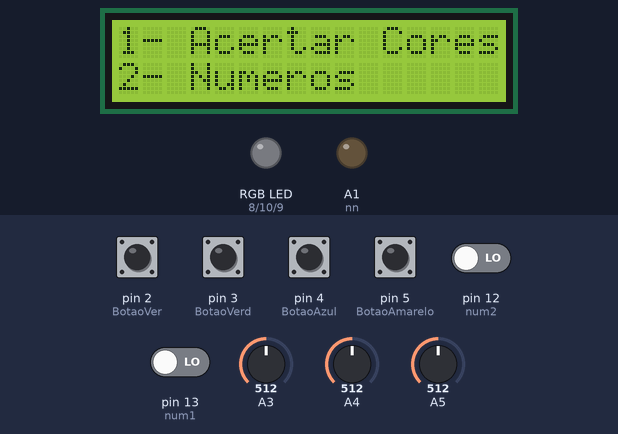
A sketch run on a simulated Arduino Uno, built with avr-gcc and run on an emulated ATmega328P. On the bench: 16×2 character LCD, an RGB LED mixed from three pins (HIGH = lit), output pins drawn as LEDs (lit = HIGH). Dashed ring = blinking. The inputs (shaded band) are chosen by the test bench; at power-on: pin 2 (BotaoVer), pin 3 (BotaoVerd), pin 4 (BotaoAzul), pin 5 (BotaoAmarelo), pin 12 (num2), pin 13 (num1) LOW, A3 = 512, A4 = 512, A5 = 512. Random numbers use the default seed unless the sketch sets one; pins used as bus, display or sensor lines are not drawn; what the sketch prints to the serial monitor is not drawn.

Above: at 1.2 s.
1.3 s: pin 12 (num2) driven HIGH
At 2.5 s:
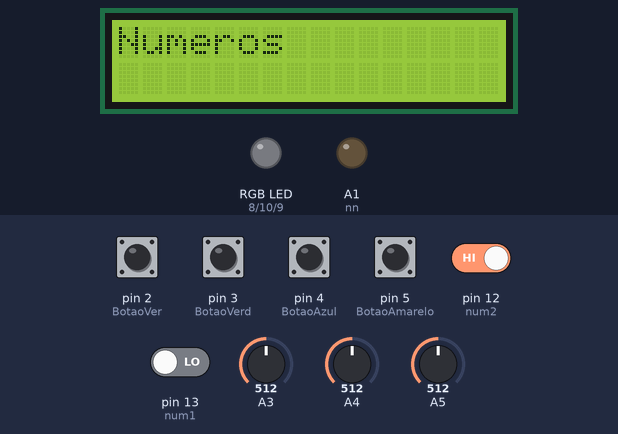
At 3.0 s:
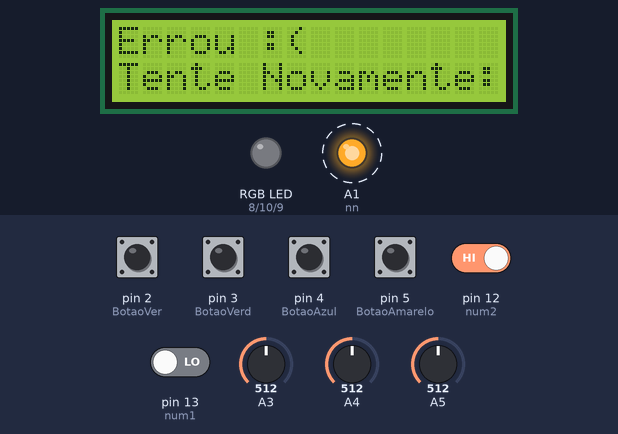
4.3 s: pin 13 (num1) driven HIGH
At 49.6 s:
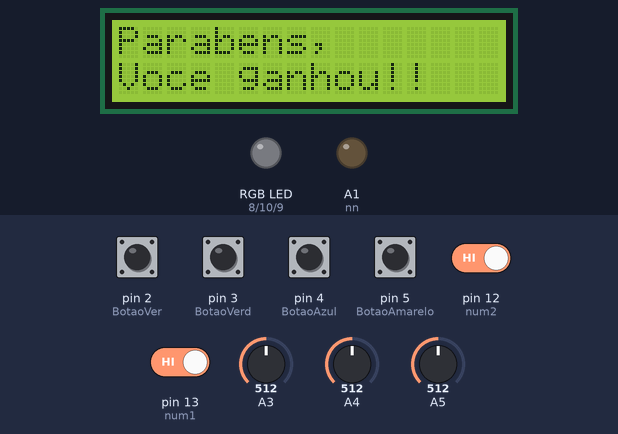
Timing chart, 0 to 54.6 s (numbered marks = the images above; inputs shaded):
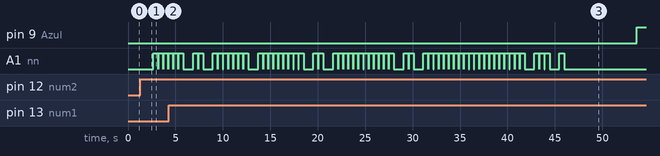

The sketch:

Cerebral-Palsy.ino
```cpp
//define the Arduino ports
#include <LiquidCrystal_I2C.h>
#define Vermelho 8
#define Verde 10
#define Azul 9
#define BotaoVerd 3
#define BotaoVer 2
#define BotaoAzul 4
#define BotaoAmarelo 5
#define num1 13
#define num2 12
#define num3 6
#define num4 11
#define num5 7
#define ss A0
#define nn A1
LiquidCrystal_I2C lcd(0x27, 16, 2);
int modo = 0;
int uran = 0;
int a = 1;
int uni = 0;
int dez = 0;
int cent = 0;
int b = 0;
int n = 0;
int n2 = 0;
int n3 = 0;
int resultc = cent * 100 + dez * 10 + uni;
int resultd = dez * 10 + uni;
int fase = 1;
// define the Pins with INPUT or OUTPUT
void setup() {
  pinMode(Vermelho, OUTPUT);
  pinMode(Verde, OUTPUT);
  pinMode(Azul, OUTPUT);
  pinMode(BotaoVer, INPUT);
  pinMode(BotaoVerd, INPUT);
  pinMode(BotaoAzul, INPUT);
  pinMode(BotaoAmarelo, INPUT);
  pinMode(num1, INPUT);
  pinMode(num2, INPUT);
  pinMode(num3, INPUT);
  pinMode(num4, INPUT);
  pinMode(num5, INPUT);
  pinMode(ss, OUTPUT);
  pinMode(nn, OUTPUT);
  Serial.begin(9600);
  lcd.setCursor(0, 0);
  lcd.setBacklight(1);
  lcd.init();
  digitalWrite(ss, LOW);
  digitalWrite(nn, LOW);
}
void loop(){
  //use the variable "modo" to choose which mode will be used ("modo" = 0 is the starting screen)
  if (modo == 0){
  	lcd.print("BrainBox");
  	delay(500);
    lcd.setCursor(0, 0);
  	lcd.clear();
    lcd.print("Escolha um modo:");
    delay(500);
    lcd.clear();
    lcd.print("1- Acertar Cores");
    lcd.setCursor(0, 1);
    lcd.print("2- Numeros");
    delay(1000);
    lcd.setCursor(0 ,0);
    a = 1;
	// use the while and a flag to wait until the user press the button and switch the mode
    while(a == 1) {
    	if(digitalRead(num1) == 1) {
          	lcd.clear();
   			lcd.print("Acertar Cores!!");
    		delay(500);
    		lcd.clear();
        	Serial.print("ac");
          	modo = 1;
          	a = 0;
  		}
  		else if (digitalRead(num2) == 1){
          	lcd.clear();
			lcd.print("Numeros");
    		delay(500);
    		lcd.clear();
          	Serial.print("n");
          	modo = 2;
          	a = 0;
    	}
    }
	}
	// a color game with an RGB LED and four buttons
	if (modo == 1) {
  			lcd.clear();
  			srand(analogRead(A3));
  			int ran = random(1, 5);
  		if (uran == ran){
  			ran = 5;
  		}
  		else if(ran != uran) {
  			uran = ran;
  		}
  		Serial.println(ran);
  			if (ran == 1){
  				digitalWrite(Vermelho, HIGH);
    			while(digitalRead(BotaoVerd) == 0 && digitalRead(BotaoVer) == 0 &&
    		  		digitalRead(BotaoAzul) == 0 && digitalRead(BotaoAmarelo) == 0){
    	 	  		delay(1);
    				}
    		if(digitalRead(BotaoVer) == 1) {
              	digitalWrite(ss, HIGH);
				lcd.print("Acertou! :)");
              	delay(500);
                digitalWrite(ss, LOW);
    		}
    		else {
              	digitalWrite(nn, HIGH);
   		 	    lcd.print("Errou :C");
              	delay(500);
              	digitalWrite(nn, LOW);
    		}
  		}
  		if (ran == 2){
  			digitalWrite(Verde, HIGH);
    		while(digitalRead(BotaoVerd) ==  0 && digitalRead(BotaoVer) == 0 && digitalRead(BotaoAzul) == 0 && digitalRead(BotaoAmarelo) == 0){
    		  delay(1);
    		}
    		if(digitalRead(BotaoVerd) == 1) {
              	digitalWrite(ss, LOW);
  				lcd.print("Acertou! :)");
              	delay(500);
              	digitalWrite(ss, HIGH);
    		}
    		else{
              	digitalWrite(nn, LOW);
  				lcd.print("Errou :C");
              	delay(500);
              	digitalWrite(nn, HIGH);
    		}
  		}
  		if (ran == 3){
			digitalWrite(Azul, HIGH);
		    while(digitalRead(BotaoVerd) == 0 && digitalRead(BotaoVer) == 0 && digitalRead(BotaoAzul) == 0 && digitalRead(BotaoAmarelo) == 0){
		      	delay(1);
		    }
		    if(digitalRead(BotaoAzul) == 1) {
		    	digitalWrite(ss, LOW);
  				lcd.print("Acertou! :)");
              	delay(500);
              	digitalWrite(ss, HIGH);
		    }
		    else{
		      	digitalWrite(nn, LOW);
  				lcd.print("Errou :C");
              	delay(500);
              	digitalWrite(nn, HIGH);
		    	}
		  }
		  if (ran == 4){
		  	digitalWrite(Verde, HIGH);
		   	digitalWrite(Vermelho, HIGH);
		   	while(digitalRead(BotaoVerd) == 0 && digitalRead(BotaoVer) == 0 && digitalRead(BotaoAzul) == 0 && digitalRead(BotaoAmarelo) == 0){
		   	  	delay(1);
		    }
		    if(digitalRead(BotaoAmarelo) == 1) {
		    	digitalWrite(ss, HIGH);
  				lcd.print("Acertou! :)");
              	delay(500);
              	digitalWrite(ss, LOW);
		   	}
		    else{
		   		digitalWrite(nn, HIGH);
  				lcd.print("Errou :C");
              	delay(500);
              	digitalWrite(nn, LOW);
		    }

  		}
  		digitalWrite(Azul, LOW);
  		digitalWrite(Verde, LOW);
  		digitalWrite(Vermelho, LOW);
  		delay(2000);
      	lcd.clear();
    }
  //a game with numbers and buttons
  if(modo == 2) {
  	lcd.clear();
    srand(analogRead(A3));
    uni = random(1, 6);
    srand(analogRead(A4));
    dez = random(1, 6);
    srand(analogRead(A5));
    cent = random(1, 6);
    b = 0;
    n = 0;
    resultc = cent * 100 + dez * 10 + uni;
    resultd = dez * 10 + uni;
    fase = 1;
    if (fase == 1) {
    	lcd.print(uni);
      	b = 0;
        n = 0;
    	while (b == 0) {
    		if(digitalRead(num1) == 1) {
        		n = 1;
        	 	b = 1;
        	}
        	else if (digitalRead(num2) == 1) {
        		n = 2;
        	  	b = 1;
        	}
      		else if (digitalRead(num3) == 1) {
      			n = 3;
        	  	b = 1;
        	}
     		else if (digitalRead(num4) == 1) {
        		n = 4;
        	  	b = 1;
        	}
      		else if (digitalRead(num5) == 1) {
        		n = 5;
        	  	b = 1;
        	}
    	}
    	if(n == uni){
    	  	lcd.clear();
    		lcd.print("Acertou! :)");
    	  	digitalWrite(ss, HIGH);
    	  	delay(500);
    	  	digitalWrite(ss, LOW);
    	  	lcd.clear();
          	fase = 2;
    	}
    	else {
    	  	lcd.clear();
    	  	digitalWrite(nn, HIGH);
    		lcd.print("Errou :(");
    	    lcd.setCursor(0, 1);
    	    lcd.print("Tente Novamente:");
    	    lcd.setCursor(0, 0);
    	  	delay(500);
    	  	digitalWrite(nn, LOW);
    	  	lcd.clear();
            fase = 1;
    	}
    }
    if(fase == 2) {
    	lcd.print(resultd);
      	b = 0;
        n = 0;
    	while (b == 0) {
    		if(digitalRead(num1) == 1) {
        		n = 1;
        	 	b = 1;
        	}
        	else if (digitalRead(num2) == 1) {
        		n = 2;
        	  	b = 1;
        	}
      		else if (digitalRead(num3) == 1) {
      			n = 3;
        	  	b = 1;
        	}
     		else if (digitalRead(num4) == 1) {
        		n = 4;
        	  	b = 1;
        	}
      		else if (digitalRead(num5) == 1) {
        		n = 5;
        	  	b = 1;
        	}
    	}
      	delay(500);
      	b = 0;
        n2 = 0;
    	while (b == 0) {
    		if(digitalRead(num1) == 1) {
        		n2 = 1;
        	 	b = 1;
        	}
        	else if (digitalRead(num2) == 1) {
        		n2 = 2;
        	  	b = 1;
        	}
      		else if (digitalRead(num3) == 1) {
      			n2 = 3;
        	  	b = 1;
        	}
     		else if (digitalRead(num4) == 1) {
        		n2 = 4;
        	  	b = 1;
        	}
      		else if (digitalRead(num5) == 1) {
        		n2 = 5;
        	  	b = 1;
        	}
    	}
      	if(n * 10 + n2 == resultd) {
          	Serial.println(n * 10 + n2);
    	  	lcd.clear();
    		lcd.print("Acertou! :)");
    	  	digitalWrite(ss, HIGH);
    	  	delay(500);
    	  	digitalWrite(ss, LOW);
    	  	lcd.clear();
          	fase = 3;
    	}
    	else {
    	  	lcd.clear();
    	  	digitalWrite(nn, HIGH);
    		lcd.print("Errou :(");
    	    lcd.setCursor(0, 1);
    	    lcd.print("Tente Novamente:");
    	    lcd.setCursor(0, 0);
    	  	delay(500);
    	  	digitalWrite(nn, LOW);
    	  	lcd.clear();
            fase = 1;
    }
      if(fase == 3) {
    	lcd.print(resultc);
      	b = 0;
        n = 0;
        n2 = 0;
    	while (b == 0) {
    		if(digitalRead(num1) == 1) {
        		n = 1;
        	 	b = 1;
        	}
        	else if (digitalRead(num2) == 1) {
        		n = 2;
        	  	b = 1;
        	}
      		else if (digitalRead(num3) == 1) {
      			n = 3;
        	  	b = 1;
        	}
     		else if (digitalRead(num4) == 1) {
        		n = 4;
        	  	b = 1;
        	}
      		else if (digitalRead(num5) == 1) {
        		n = 5;
        	  	b = 1;
        	}
    	}
      	delay(500);
      	b = 0;
        n2 = 0;
    	while (b == 0) {
    		if(digitalRead(num1) == 1) {
        		n2 = 1;
        	 	b = 1;
        	}
        	else if (digitalRead(num2) == 1) {
        		n2 = 2;
        	  	b = 1;
        	}
      		else if (digitalRead(num3) == 1) {
      			n2 = 3;
        	  	b = 1;
        	}
     		else if (digitalRead(num4) == 1) {
        		n2 = 4;
        	  	b = 1;
        	}
      		else if (digitalRead(num5) == 1) {
        		n2 = 5;
        	  	b = 1;
        	}
    	}
			delay(500);
      	b = 0;
		n3 = 0;
		while (b == 0) {
    		if(digitalRead(num1) == 1) {
        		n3 = 1;
        	 	b = 1;
        	}
        	else if (digitalRead(num2) == 1) {
        		n3 = 2;
        	  	b = 1;
        	}
      		else if (digitalRead(num3) == 1) {
      			n3 = 3;
        	  	b = 1;
        	}
     		else if (digitalRead(num4) == 1) {
        		n3 = 4;
        	  	b = 1;
        	}
      		else if (digitalRead(num5) == 1) {
        		n3 = 5;
        	  	b = 1;
        	}
    	}
      	if(n * 100 + n2 * 10 + n3 == resultc) {
			Serial.println(resultc);
          	Serial.println(n * 100 + n2 * 10 + n3);
    	  	lcd.clear();
    		lcd.print("Acertou! :)");
    	  	digitalWrite(ss, HIGH);
    	  	delay(500);
    	  	digitalWrite(ss, LOW);
    	  	lcd.clear();
          	fase = 4;
    	}
    	else {
    	  	lcd.clear();
          Serial.println(n * 100 + n2 * 10 + n3);
			Serial.println(resultc);
    	  	digitalWrite(nn, HIGH);
    		lcd.print("Errou :(");
    	    lcd.setCursor(0, 1);
    	    lcd.print("Tente Novamente:");
    	    lcd.setCursor(0, 0);
    	  	delay(500);
    	  	digitalWrite(nn, LOW);
    	  	lcd.clear();
            fase = 1;
    }
  }
    if(fase == 4) {
    	lcd.print("Parabens,");
      	lcd.setCursor(0, 1);
        lcd.print("Voce ganhou!!");
      	delay(2000);
      	lcd.clear();
        modo = 0;
    }
  }
    }
  }
```

Measured:
- after the input at 1.3 s, A1 (nn): alternates HIGH for 0.52 s and LOW for 0.01 s, starting after 1.3 s; the display: changes after 0.83 s (image 1)
- after the input at 4.3 s, pin 9 (Azul): LOW → HIGH after 49.3 s
- what the display in image 1 shows lasts 0.6 s, from 2.1 s to 2.7 s
